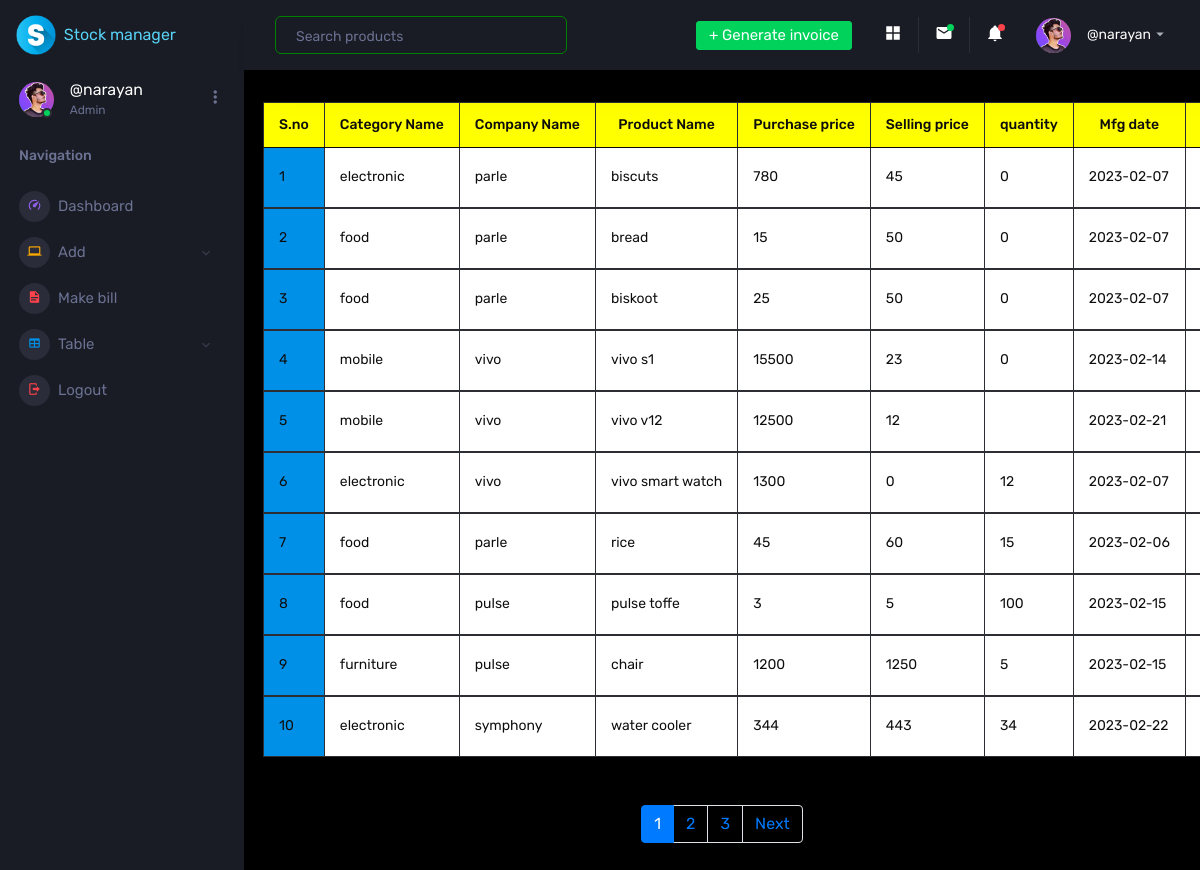
The app's page /home_index.php (signed in) with its own data.
### tables this page shows
CREATE TABLE `product` (
  `id` int(5) NOT NULL,
  `category_id` int(5) DEFAULT NULL,
  `company_id` int(5) DEFAULT NULL,
  `product_name` varchar(35) NOT NULL,
  `p_price` int(5) DEFAULT NULL,
  `s_price` int(5) DEFAULT NULL,
  `qty` varchar(13) DEFAULT NULL,
  `mfg_date` varchar(20) DEFAULT NULL,
  `exp_date` varchar(20) DEFAULT NULL,
  `created_at` timestamp NOT NULL DEFAULT current_timestamp(),
  `updated_at` timestamp NOT NULL DEFAULT current_timestamp() ON UPDATE current_timestamp()
);

CREATE TABLE `categories` (
  `id` int(5) NOT NULL,
  `name` varchar(35) NOT NULL,
  `created_at` timestamp NOT NULL DEFAULT current_timestamp(),
  `updated_at` timestamp NOT NULL DEFAULT current_timestamp() ON UPDATE current_timestamp()
);

CREATE TABLE `company` (
  `id` int(5) NOT NULL,
  `name` varchar(35) NOT NULL,
  `created_at` timestamp NOT NULL DEFAULT current_timestamp(),
  `updated_at` timestamp NOT NULL DEFAULT current_timestamp() ON UPDATE current_timestamp()
);

### home_index.php (the view, shortened to what this page needs)
<?php include "top.php" ?>
<?php
   $limit=10;
   if(isset($_GET["page"])){
        $page=$_GET["page"];
   }else{
    $page=1;
   }
    $offset=($page-1)*$limit;
   $con=new mysqli("localhost","root","","stock");
   $sql="SELECT product.id, product.product_name, product.p_price, product.s_price, product.qty,product.mfg_date,
   product.exp_date, company.name AS company_name, categories.name AS category_name FROM product JOIN company ON product.company_id = company.id
   JOIN categories ON product.category_id = categories.id order by product.id asc limit $offset,$limit";
   $rs=$con->query($sql);
   $data=$rs->fetch_all(1);
?>
<div class="containe" style="margin-top: -2.50%;margin-left:-1%">
    <table class="table bg-light table-bordered table-hover">
        <thead class=" text-dark" >
            <tr>
                <th class="text-center text-dark" style="background: yellow;">S.no</th>
                <th class="text-center text-dark" style="background: yellow;">Category Name</th>
                <th class="text-center text-dark" style="background: yellow;">Company Name</th>
                <th class="text-center text-dark" style="background: yellow;">Product Name</th>
                <th class="text-center text-dark" style="background: yellow;">Purchase price</th>
                <th class="text-center text-dark" style="background: yellow;">Selling price</th>
                <th class="text-center text-dark" style="background: yellow;">quantity</th>
                <th class="text-center text-dark" style="background: yellow;">Mfg date</th>
                <th class="text-center text-dark" style="background: yellow;">Exp date</th>
            </tr>
        </thead>
        <?php $sn=0;
    foreach($data as $info){ ?>
        <tbody class="text-dark">
            <tr>
                <td class="bg-primary"><?=++$sn;?></td>
                <td><?=$info["category_name"]?></td>
                <td><?=$info["company_name"];?></td>
                <td><?=$info["product_name"]?></td>
                <td><?=$info["p_price"];?></td>
                <td><?=$info["s_price"];?></td>
                <td><?=$info["qty"];?></td>
                <td><?=$info["mfg_date"];?></td>
                <td><?=$info["exp_date"];?></td>
            </tr>
        </tbody>
        <?php } ?>
    </table>
</div>
<?php
    $sql1="select * from product";
    $result=mysqli_query($con,$sql1) or die("query failed");
    if(mysqli_num_rows($result)>0){
        $total_records=mysqli_num_rows($result);
        $total_page=ceil($total_records/$limit);
        echo '<nav aria-label="Page navigation  example ">'.
        '<ul class="pagination justify-content-center  mt-5">';
        for($i=1;$i<=$total_page;$i++){
            if($i==$page){
                $active="active";
            }else{
                $active="";
            }
            echo "<li class='page-item $active'><a class='page-link' href='home_index.php?page=$i'>$i</a></li>";
        }
        if($total_page>$page) {
            echo '<li class="page-item"><a class="page-link" href="home_index.php?page='.($page+1).'">Next</a></li>';
        }
        echo "  </ul> ";
    }
?>
  </nav>
<?php include "bottam.php"?>

### records on screen
product: category.name "electronic", company.name "parle", product_name "biscuts", p_price "780", s_price "45", qty "0", mfg_date "2023-02-07"
product: category.name "food", company.name "parle", product_name "bread", p_price "15", s_price "50", qty "0", mfg_date "2023-02-07"
product: category.name "food", company.name "parle", product_name "biskoot", p_price "25", s_price "50", qty "0", mfg_date "2023-02-07"
product: category.name "mobile", company.name "vivo", product_name "vivo s1", p_price "15500", s_price "23", qty "0", mfg_date "2023-02-14"
product: category.name "mobile", company.name "vivo", product_name "vivo v12", p_price "12500", s_price "12", mfg_date "2023-02-21"
product: category.name "electronic", company.name "vivo", product_name "vivo smart watch", p_price "1300", s_price "0", qty "12", mfg_date "2023-02-07"
product: category.name "food", company.name "parle", product_name "rice", p_price "45", s_price "60", qty "15", mfg_date "2023-02-06"
product: category.name "food", company.name "pulse", product_name "pulse toffe", p_price "3", s_price "5", qty "100", mfg_date "2023-02-15"
product: category.name "furniture", company.name "pulse", product_name "chair", p_price "1200", s_price "1250", qty "5", mfg_date "2023-02-15"
product: category.name "electronic", company.name "symphony", product_name "water cooler", p_price "344", s_price "443", qty "34", mfg_date "2023-02-22"

### other values on screen
$_SESSION["username"] "@narayan"
